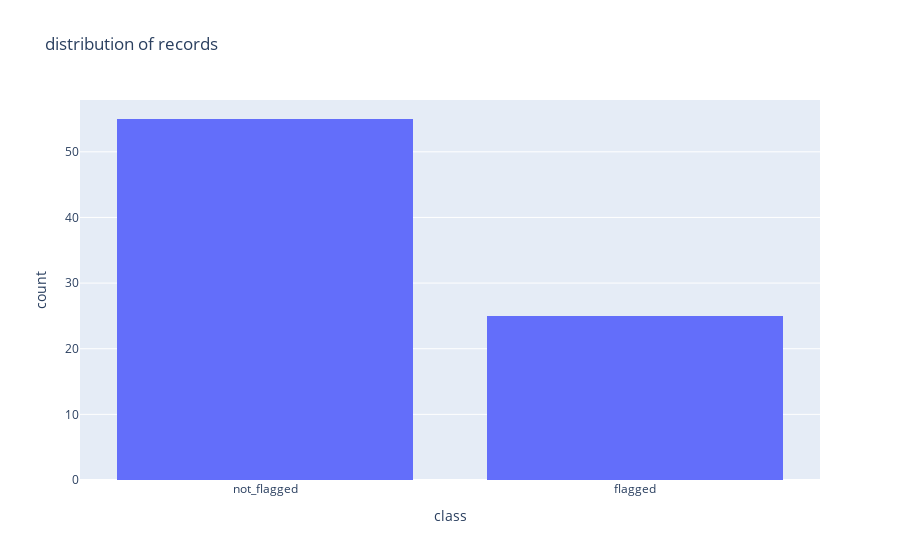

The notebook cell saved with this chart:
### Code cell
fig = px.histogram(df1, x='class', title='distribution of records')
fig.show()

### Figure 1 — Plotly figure (JSON) as saved in the notebook; plotly's stock layout.template omitted (floating-point values rounded to 4 significant figures)
{"data": [{"alignmentgroup": "True", "bingroup": "x", "hovertemplate": "class=%{x}<br>count=%{y}<extra></extra>", "legendgroup": "", "marker": {"color": "#636efa", "pattern": {"shape": ""}}, "name": "", "offsetgroup": "", "orientation": "v", "showlegend": false, "type": "histogram", "x": ["not_flagged", "flagged", "flagged", "not_flagged", "not_flagged", "not_flagged", "flagged", "flagged", "not_flagged", "flagged", "not_flagged", "flagged", "not_flagged", "not_flagged", "not_flagged", "flagged", "not_flagged", "not_flagged", "not_flagged", "not_flagged", "not_flagged", "flagged", "flagged", "not_flagged", "not_flagged", "flagged", "flagged", "not_flagged", "flagged", "not_flagged", "not_flagged", "not_flagged", "not_flagged", "not_flagged", "not_flagged", "not_flagged", "flagged", "not_flagged", "flagged", "not_flagged", "flagged", "not_flagged", "not_flagged", "not_flagged", "not_flagged", "not_flagged", "not_flagged", "not_flagged", "flagged", "not_flagged", "not_flagged", "flagged", "not_flagged", "not_flagged", "not_flagged", "not_flagged", "not_flagged", "flagged", "not_flagged", "flagged", "not_flagged", "flagged", "not_flagged", "not_flagged", "flagged", "not_flagged", "not_flagged", "not_flagged", "not_flagged", "not_flagged", "not_flagged", "not_flagged", "flagged", "not_flagged", "flagged", "not_flagged", "flagged", "not_flagged", "flagged", "not_flagged"], "xaxis": "x", "yaxis": "y"}], "layout": {"barmode": "relative", "legend": {"tracegroupgap": 0}, "title": {"text": "distribution of records"}, "xaxis": {"anchor": "y", "domain": [0, 1], "title": {"text": "class"}}, "yaxis": {"anchor": "x", "domain": [0, 1], "title": {"text": "count"}}}}
